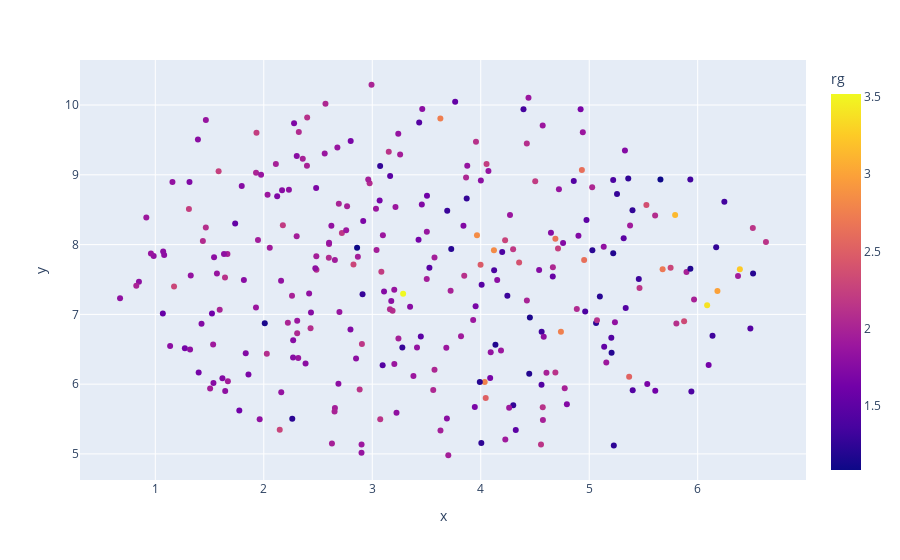

Notebook code cell kept with this figure:
### Markdown cell above
Based on the visualization using original labels here we can confirm that how PED00156 (Random) enmsemble is different from PED00157 and PED00158 in terms of the dihederal angles distribution.

### Code cell
vis.dimensionality_reduction_scatter(color_by='rg', kde_by_ensemble=True, size=20, n_comp=2,plotly=True);

### Figure 1 — Plotly figure (JSON) as saved in the notebook; plotly's stock layout.template omitted (floating-point values rounded to 4 significant figures; data arrays with more than 128 entries replaced by an {"elided": "..."} marker saying what was removed)
{"data": [{"customdata": {"elided": "288x1 str values"}, "hovertemplate": "x=%{x}<br>y=%{y}<br>index=%{customdata[0]}<br>color=%{marker.color}<extra></extra>", "legendgroup": "", "marker": {"color": {"elided": "288 float values"}, "coloraxis": "coloraxis", "symbol": "circle"}, "mode": "markers", "name": "", "orientation": "v", "showlegend": false, "type": "scatter", "x": {"elided": "288 float values"}, "xaxis": "x", "y": {"elided": "288 float values"}, "yaxis": "y"}], "layout": {"coloraxis": {"colorbar": {"title": {"text": "rg"}}, "colorscale": [[0, "#0d0887"], [0.1111, "#46039f"], [0.2222, "#7201a8"], [0.3333, "#9c179e"], [0.4444, "#bd3786"], [0.5556, "#d8576b"], [0.6667, "#ed7953"], [0.7778, "#fb9f3a"], [0.8889, "#fdca26"], [1, "#f0f921"]]}, "legend": {"tracegroupgap": 0}, "margin": {"t": 60}, "xaxis": {"anchor": "y", "domain": [0, 1], "title": {"text": "x"}}, "yaxis": {"anchor": "x", "domain": [0, 1], "title": {"text": "y"}}}}
